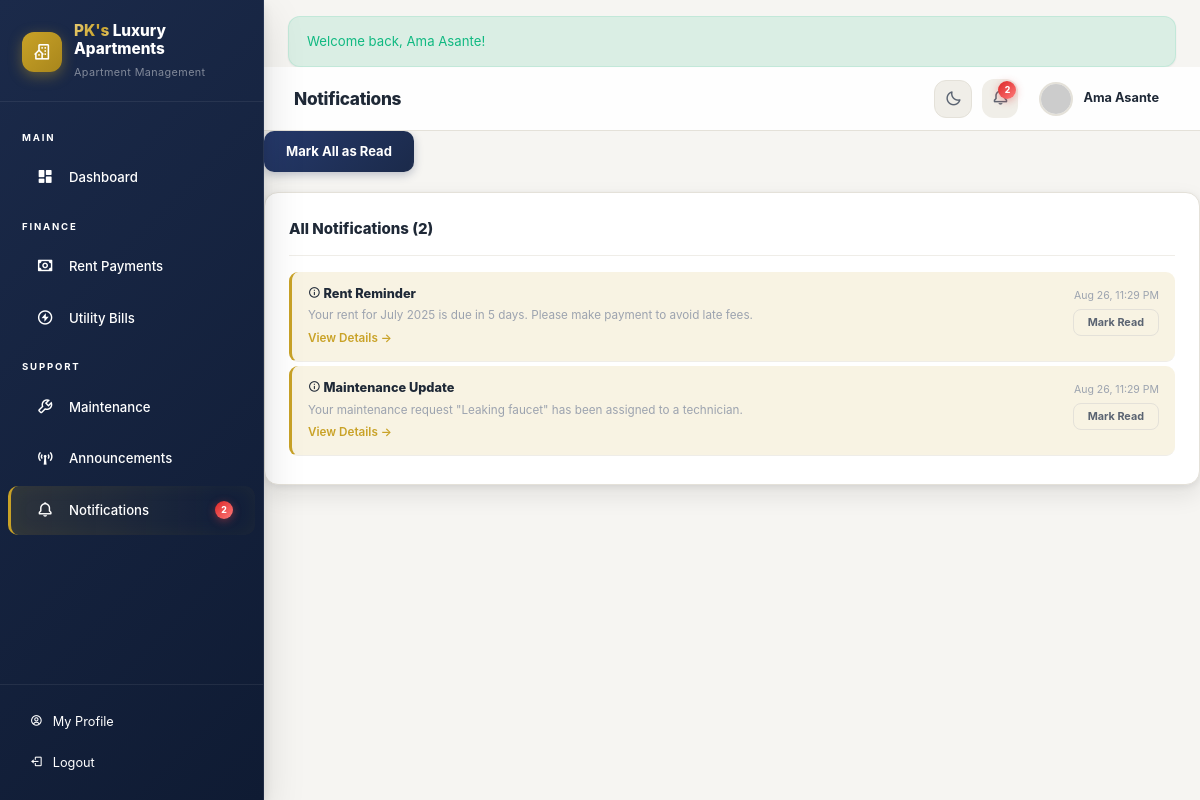
/notifications.php (signed in), run on the app's committed database.
### tables this page shows
CREATE TABLE users (
    id INT AUTO_INCREMENT PRIMARY KEY,
    username VARCHAR(50) UNIQUE NOT NULL,
    password VARCHAR(255) NOT NULL,
    full_name VARCHAR(100) NOT NULL,
    email VARCHAR(100),
    phone VARCHAR(20),
    role ENUM('admin', 'staff', 'tenant') NOT NULL DEFAULT 'tenant',
    profile_picture VARCHAR(255) DEFAULT 'default.png',
    date_of_birth DATE,
    must_change_password TINYINT(1) DEFAULT 0,
    is_active TINYINT(1) DEFAULT 1,
    last_login DATETIME DEFAULT NULL,
    created_at TIMESTAMP DEFAULT CURRENT_TIMESTAMP,
    updated_at TIMESTAMP DEFAULT CURRENT_TIMESTAMP ON UPDATE CURRENT_TIMESTAMP
);

CREATE TABLE notifications (
    id INT AUTO_INCREMENT PRIMARY KEY,
    user_id INT NOT NULL,
    title VARCHAR(150) NOT NULL,
    message TEXT NOT NULL,
    type ENUM('info', 'warning', 'success', 'payment', 'maintenance', 'utility', 'announcement') DEFAULT 'info',
    is_read TINYINT(1) DEFAULT 0,
    link VARCHAR(255),
    created_at TIMESTAMP DEFAULT CURRENT_TIMESTAMP,
    FOREIGN KEY (user_id) REFERENCES users(id) ON DELETE CASCADE
);

### config/database.php (called while the page is built, shortened)
<?php
function getDB() {
    static $pdo = null;
    if ($pdo === null) {
        try {
            $dsn = "mysql:host=" . DB_HOST . ";charset=utf8mb4";
            $dsn .= ";dbname=" . DB_NAME;
            $pdo = new PDO($dsn, DB_USER, DB_PASS, [
                PDO::ATTR_ERRMODE => PDO::ERRMODE_EXCEPTION,
                PDO::ATTR_DEFAULT_FETCH_MODE => PDO::FETCH_ASSOC,
                PDO::ATTR_EMULATE_PREPARES => false,
            ]);
        } catch (PDOException $e) {
            if (stripos($e->getMessage(), 'Unknown database') !== false) {
                $pdo = _bootstrapDatabase();
            } else {
                die("Database connection failed: " . $e->getMessage());
            }
        }
    }
    return $pdo;
}
function getFlash() {
    if (isset($_SESSION['flash'])) {
        $flash = $_SESSION['flash'];
        return $flash;
    }
    return null;
}
function sanitize($input) {
    return htmlspecialchars(trim($input), ENT_QUOTES, 'UTF-8');
}
function currentUser() {
    if (isset($_SESSION['user_id'])) {
        $db = getDB();
        $stmt = $db->prepare("SELECT * FROM users WHERE id = ? AND is_active = 1");
        $stmt->execute([$_SESSION['user_id']]);
        return $stmt->fetch();
    }
    return null;
}

### notifications.php (the view, shortened to what this page needs)
<?php
require_once __DIR__ . '/config/database.php';
$pageTitle = 'Notifications';
$db = getDB();
$user = currentUser();
$stmt = $db->prepare("SELECT * FROM notifications WHERE user_id = ? ORDER BY created_at DESC");
$stmt->execute([$user['id']]);
$notifications = $stmt->fetchAll();
include __DIR__ . '/includes/header.php';
?>
<div class="filter-bar">
    <a href="notifications.php?mark_all=1" class="btn btn-secondary">Mark All as Read</a>
</div>
<div class="card">
    <div class="card-header">
        <h3>All Notifications (<?= count($notifications) ?>)</h3>
    </div>
    <div id="notifList">
        <?php if ($notifications): ?>
            <?php foreach ($notifications as $n): ?>
            <div class="notif-item <?= !$n['is_read'] ? 'unread' : '' ?>" style="border-radius:var(--radius-sm);margin-bottom:4px;" id="notif-<?= $n['id'] ?>">
                <div style="display:flex;justify-content:space-between;align-items:flex-start;">
                    <div>
                        <div class="notif-title">
                            <?php
                            $typeIcons = ['info' => '<i class="bx bx-info-circle"></i>', 'warning' => '<i class="bx bx-error"></i>', 'success' => '<i class="bx bx-check-circle"></i>', 'payment' => '<i class="bx bx-money"></i>', 'maintenance' => '<i class="bx bx-wrench"></i>', 'announcement' => '<i class="bx bx-broadcast"></i>'];
                            echo $typeIcons[$n['type']] ?? '<i class="bx bx-info-circle"></i>'; ?>
                            <?= sanitize($n['title']) ?>
                        </div>
                        <div class="notif-msg"><?= sanitize($n['message']) ?></div>
                        <?php if ($n['link']): ?>
                            <a href="<?= sanitize($n['link']) ?>" style="font-size:0.78rem;font-weight:600;">View Details &rarr;</a>
                        <?php endif; ?>
                    </div>
                    <div style="text-align:right;min-width:120px;">
                        <div class="notif-time"><?= date('M j, g:i A', strtotime($n['created_at'])) ?></div>
                        <?php if (!$n['is_read']): ?>
                            <button class="btn btn-sm btn-outline" style="margin-top:4px;font-size:0.72rem;" onclick="markRead(<?= $n['id'] ?>)">Mark Read</button>
                        <?php endif; ?>
                    </div>
                </div>
            </div>
            <?php endforeach; ?>
        <?php endif; ?>
    </div>
</div>
<?php include __DIR__ . '/includes/footer.php'; ?>

### includes/header.php (shortened to what this page needs)
<?php
require_once __DIR__ . '/../config/database.php';
$user = currentUser();
$unreadNotifs = 0;
if ($user) {
    $db = getDB();
    $stmt = $db->prepare("SELECT COUNT(*) FROM notifications WHERE user_id = ? AND is_read = 0");
    $stmt->execute([$user['id']]);
    $unreadNotifs = $stmt->fetchColumn();
}
?>
<!DOCTYPE html>
<html lang="en">
<head>
    <link rel="stylesheet" href="https://unpkg.com/boxicons@2.1.4/css/boxicons.min.css">
    <link rel="stylesheet" href="<?= SITE_URL ?>/css/style.css?v=18">
</head>
<body>
<div class="app-layout">
    <aside class="sidebar" id="sidebar">
        <div class="sidebar-brand">
            <div class="brand-logo"><i class='bx bx-building-house'></i></div>
            <div>
                <h2><span class="brand-gold">PK's</span> Luxury Apartments</h2>
                <small>Apartment Management</small>
            </div>
        </div>
        <nav class="sidebar-nav">
            <div class="nav-section">Main</div>
            <a href="dashboard.php" class="<?= basename($_SERVER['PHP_SELF']) == 'dashboard.php' ? 'active' : '' ?>">
                <span class="icon"><i class='bx bxs-dashboard'></i></span> Dashboard
            </a>
            <div class="nav-section">Finance</div>
            <a href="payments.php" class="<?= basename($_SERVER['PHP_SELF']) == 'payments.php' ? 'active' : '' ?>">
                <span class="icon"><i class='bx bx-money'></i></span> Rent Payments
            </a>
            <a href="utilities.php" class="<?= basename($_SERVER['PHP_SELF']) == 'utilities.php' ? 'active' : '' ?>">
                <span class="icon"><i class='bx bx-bolt-circle'></i></span> Utility Bills
            </a>
            <div class="nav-section">Support</div>
            <a href="maintenance.php" class="<?= basename($_SERVER['PHP_SELF']) == 'maintenance.php' ? 'active' : '' ?>">
                <span class="icon"><i class='bx bx-wrench'></i></span> Maintenance
            </a>
            <a href="announcements.php" class="<?= basename($_SERVER['PHP_SELF']) == 'announcements.php' ? 'active' : '' ?>">
                <span class="icon"><i class='bx bx-broadcast'></i></span> Announcements
            </a>
            <a href="notifications.php" class="<?= basename($_SERVER['PHP_SELF']) == 'notifications.php' ? 'active' : '' ?>">
                <span class="icon"><i class='bx bx-bell'></i></span> Notifications
                <?php if ($unreadNotifs > 0): ?>
                    <span class="notif-badge" style="position:static;margin-left:auto;"><?= $unreadNotifs ?></span>
                <?php endif; ?>
            </a>
        </nav>
        <div class="sidebar-footer">
            <a href="profile.php"><span class="icon"><i class='bx bx-user-circle'></i></span> My Profile</a>
            <a href="api/logout.php"><span class="icon"><i class='bx bx-log-out'></i></span> Logout</a>
        </div>
    </aside>
    <main class="main-content">
        <?php $flash = getFlash(); ?>
        <?php if ($flash): ?>
            <div class="alert alert-<?= $flash['type'] ?>" style="margin:16px 24px 0;"><?= sanitize($flash['message']) ?></div>
        <?php endif; ?>
        <header class="topbar">
            <div class="topbar-left">
                <h2><?= isset($pageTitle) ? sanitize($pageTitle) : 'Dashboard' ?></h2>
            </div>
            <div class="topbar-right">
                <button class="theme-toggle" id="themeToggle" onclick="toggleTheme()" title="Toggle dark mode">
                </button>
                <div style="position:relative;">
                    <button class="notif-btn" onclick="toggleNotifDropdown()" id="notifBtn">
                        <i class='bx bx-bell'></i>
                        <?php if ($unreadNotifs > 0): ?>
                            <span class="notif-badge"><?= $unreadNotifs ?></span>
                        <?php endif; ?>
                    </button>
                </div>
                <div class="topbar-user" onclick="location.href='profile.php'">
                    <img src="<?= SITE_URL ?>/uploads/profiles/<?= $user['profile_picture'] ?>" alt="Profile" loading="lazy" onerror="this.src='https://ui-avatars.com/api/?name=<?= urlencode($user['full_name']) ?>&background=47433E&color=fff'">
                    <span><?= sanitize($user['full_name']) ?></span>
                </div>
            </div>
        </header>

### data on the page
users: full_name "Ama Asante"
notifications: title "Rent Reminder", message "Your rent for July 2025 is due in 5 days. Please make payment to avoid late fees.", created_at "Aug 26, 11:29 PM"
notifications: title "Maintenance Update", message "Your maintenance request \"Leaking faucet\" has been assigned to a technician.", created_at "Aug 26, 11:29 PM"

### other printed values
$unreadNotifs "2"
$flash['message'] "Welcome back, Ama Asante!"
$pageTitle "Notifications"
count($notifications) "2"
